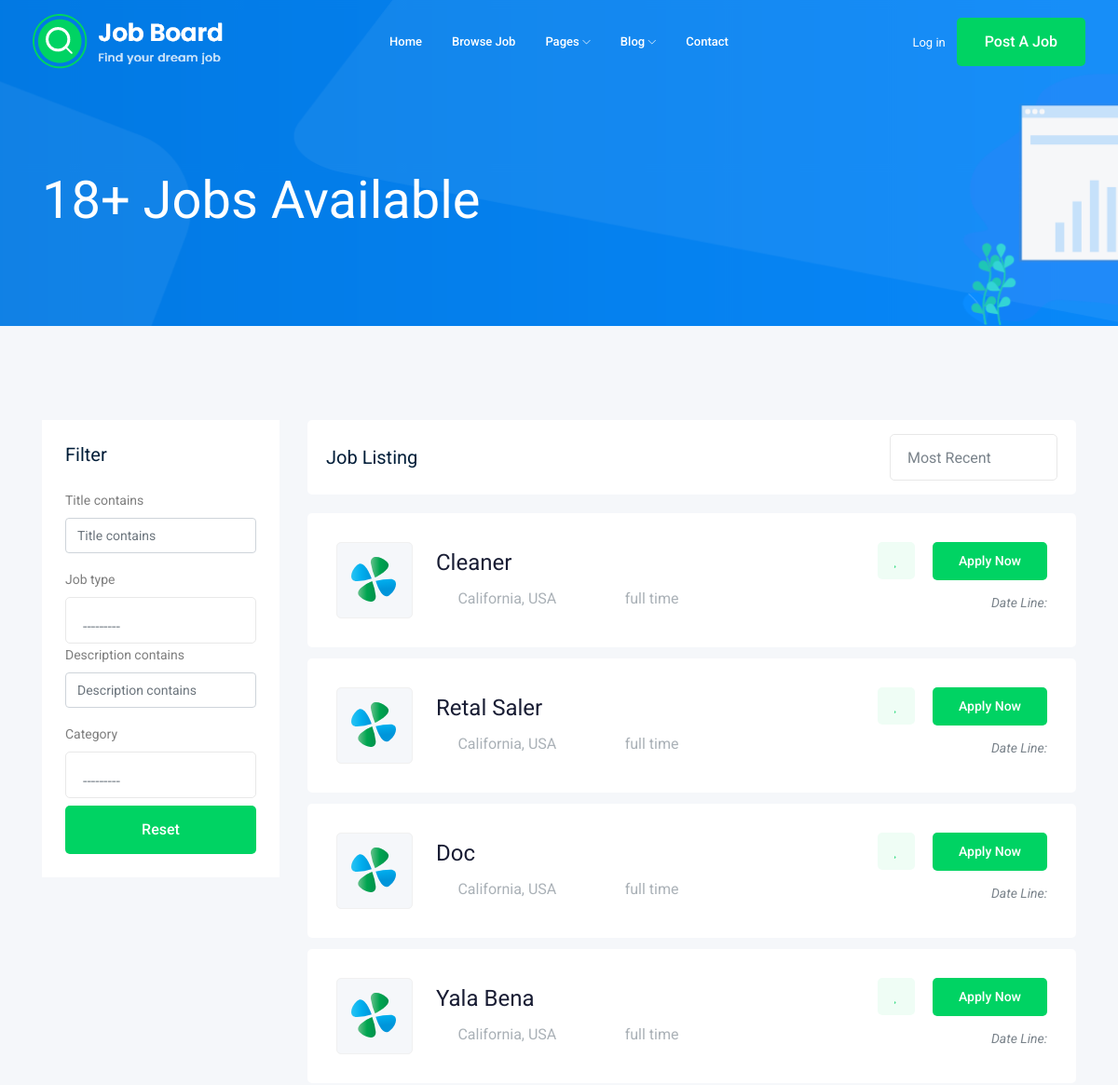
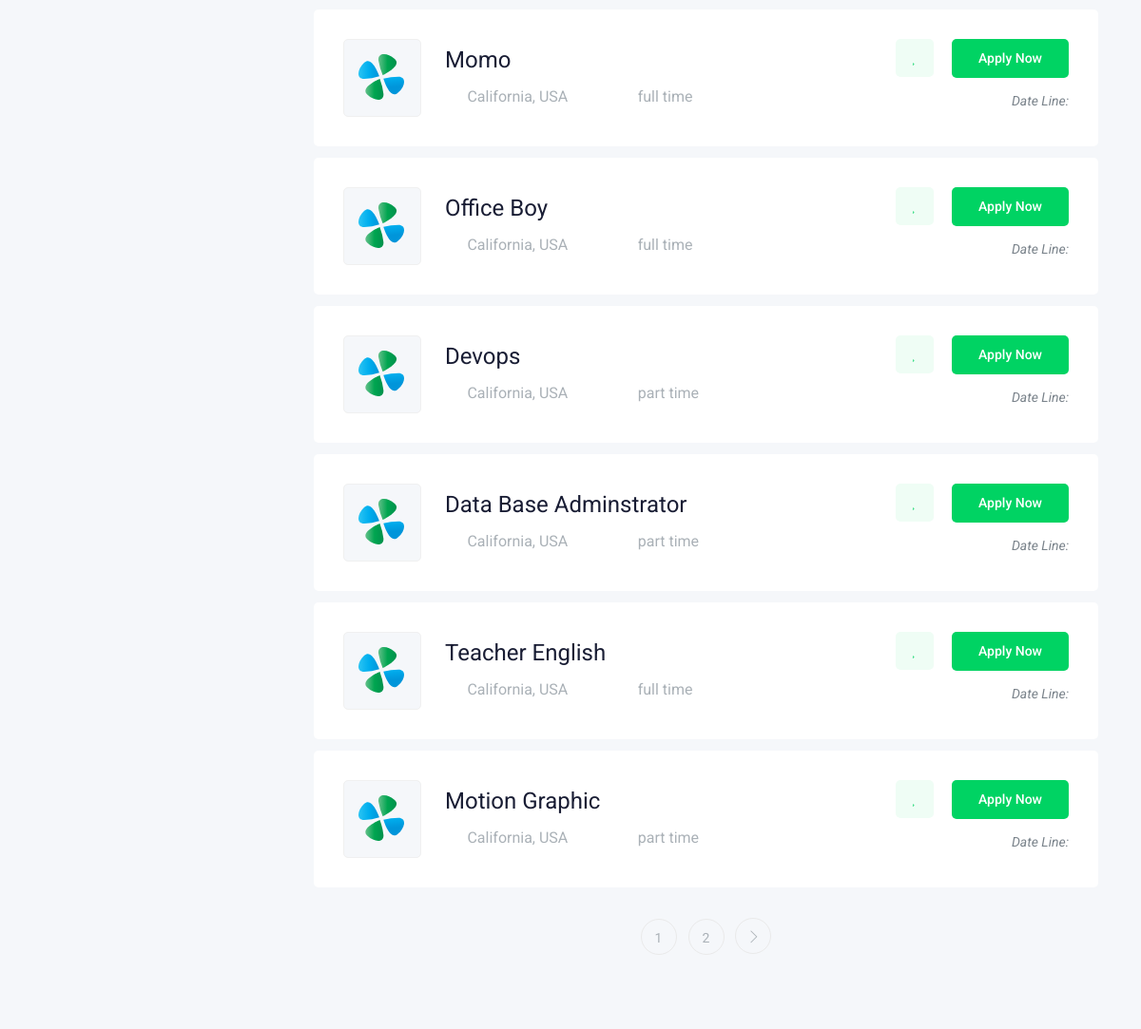
The app's page /jobs/ (upper part), older data (2 pictures, top to bottom).
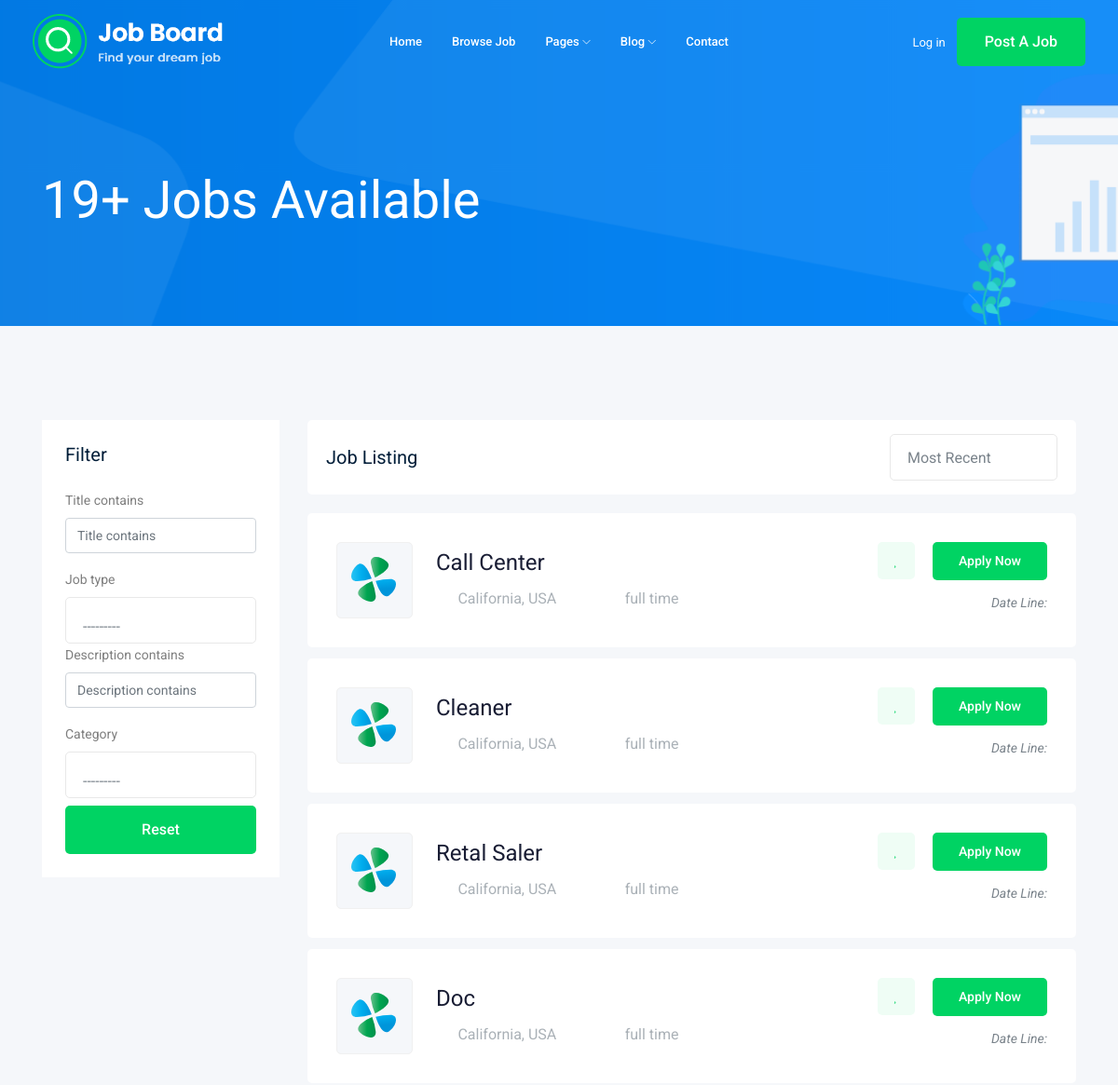
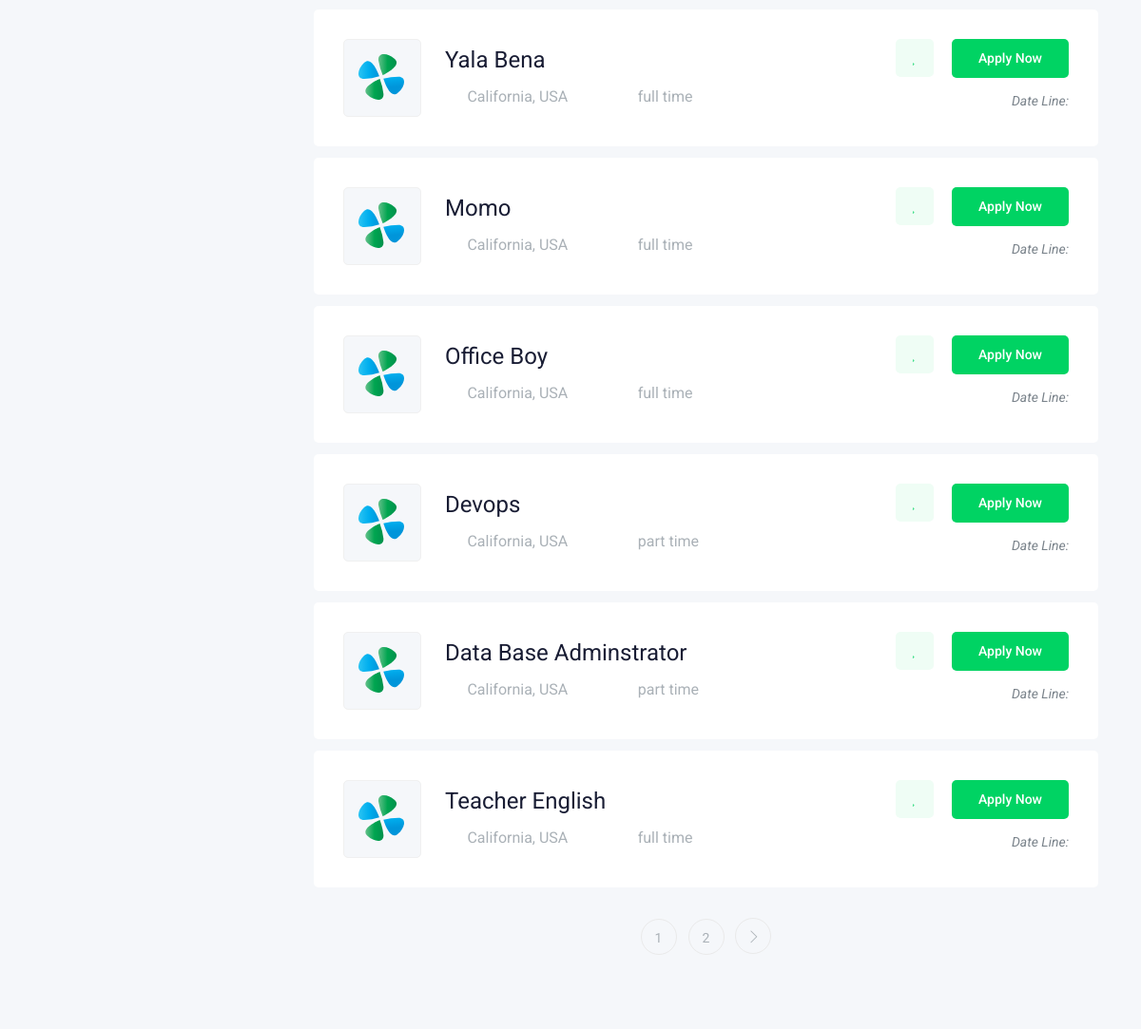
The same page, newer data (2 pictures, top to bottom).
### job/models.py (models this page shows, shortened)
class Category(models.Model):
    title = models.CharField(max_length= 50)
    def __str__(self):
        return self.title

class Job(models.Model):
    title = models.CharField(max_length = 50)
    job_type = models.CharField(max_length= 15 , choices= JOB_TYPE , default= "full time")
    description = models.CharField(max_length= 500)
    published_date = models.DateTimeField(auto_now= True)
    Vacancy = models.IntegerField(default= 1)
    salary = models.FloatField(default= 0)
    category = models.ForeignKey('Category' , on_delete= models.CASCADE )
    experience_years = models.IntegerField(default= 1)
    image = models.ImageField(upload_to= upload_img)
    slug = models.SlugField(null= True, blank= True)
    def __str__(self):
        return self.title

### job/views.py (the view)
def job_list(request):
    all_jobs = Job.objects.all().order_by('-published_date')
    count = all_jobs.count()
    myfilter = JobFilter(request.GET,queryset= all_jobs )
    all_jobs = myfilter.qs
    paginator = Paginator(all_jobs, 10)
    page_numnber = request.GET.get('page')
    jobs_of_page = paginator.get_page(page_numnber)
    contant = {"jobs":jobs_of_page,"all_jobs":all_jobs ,'filter':myfilter , 'count':count}
    return render(request,'job/job_list.html',contant)

### job/templates/job/job_list.html (shortened to what this page needs)
{% extends 'base.html' %}
{% load bootstrap4 %}
{% block content %}
    <div class="bradcam_area bradcam_bg_1">
        <div class="container">
            <div class="row">
                <div class="col-xl-12">
                    <div class="bradcam_text">
                        <h3>{{count}}+ Jobs Available</h3>
                    </div>
                </div>
            </div>
        </div>
    </div>
    <div class="job_listing_area plus_padding">
        <div class="container">
            <div class="row">
                <div class="col-lg-3">
                    <div class="job_filter white-bg">
                        <div class="form_inner white-bg">
                            <h3>Filter</h3>
                            <form method="get">
                                {% bootstrap_form filter.form %}
                                <button  class="boxed-btn3 w-100 mt-2" type="submit" >Reset</button>
                            </form>
                        </div>
                    </div>
                </div>
                <div class="col-lg-9">
                    <div class="recent_joblist_wrap">
                        <div class="recent_joblist white-bg ">
                            <div class="row align-items-center">
                                <div class="col-md-6">
                                    <h4>Job Listing</h4>
                                </div>
                                <div class="col-md-6">
                                    <div class="serch_cat d-flex justify-content-end">
                                    </div>
                                </div>
                            </div>
                        </div>
                    </div>
                    <div class="job_lists m-0">
                        <div class="row">
                            {% for job in jobs %}
                            <div class="col-lg-12 col-md-12">
                                <div class="single_jobs white-bg d-flex justify-content-between">
                                    <div class="jobs_left d-flex align-items-center">
                                        <div class="thumb">
                                            <img src="img/svg_icon/1.svg" alt="">
                                        </div>
                                        <div class="jobs_conetent">
                                            <a href="{% url 'job_details' job.slug %}" target="_blank" style="text-transform: capitalize;"><h4>{{ job }}</h4></a>
                                            <div class="links_locat d-flex align-items-center">
                                                <div class="location">
                                                    <p> <i class="fa fa-map-marker"></i> California, USA</p>
                                                </div>
                                                <div class="location">
                                                    <p> <i class="fa fa-clock-o"></i> {{ job.job_type }}</p>
                                                </div>
                                            </div>
                                        </div>
                                    </div>
                                    <div class="jobs_right">
                                        <div class="apply_now">
                                            <a class="heart_mark" href="#"> <i class="fa fa-heart"></i> </a>
                                            <a href="{% url 'job_details' job.slug %}" target="_blank" class="boxed-btn3">Apply Now</a>
                                        </div>
                                        <div class="date">
                                            <p>Date Line: {{job.puplished_at|date:'j M o'}}</p>
                                        </div>
                                    </div>
                                </div>
                            </div>
                            {% endfor %}
                        </div>
                        <div class="row">
                            <div class="col-lg-12">
                                {% if jobs.has_other_pages %}
                                    <div class="pagination_wrap">
                                        <ul>
                                            {% for i in jobs.paginator.page_range %}
                                                <li><a href="?page={{ i }}"><span>{{i}}</span></a></li>
                                            {% endfor %}
                                            {% if jobs.has_next %}
                                                <li><a href="?page={{ jobs.next_page_number }}"> <i class="ti-angle-right"></i> </a></li>
                                            {% endif %}
                                        </ul>
                                    </div>
                                {% endif %}
                            </div>
                        </div>
                    </div>
                </div>
            </div>
        </div>
    </div>
{% endblock %}

### templates/base.html (shortened to what this page needs)
{% load static %}
<!doctype html>
<html class="no-js" lang="zxx">
<head>
    <link rel="stylesheet" href="{% static 'css/bootstrap.min.css' %}">
    <link rel="stylesheet" href="{% static 'css/owl.carousel.min.css' %}">
    <link rel="stylesheet" href="{% static 'css/magnific-popup.css' %}">
    <link rel="stylesheet" href="{% static 'css/font-awesome.min.css' %}">
    <link rel="stylesheet" href="{% static 'css/themify-icons.css' %}">
    <link rel="stylesheet" href="{% static 'css/nice-select.css' %}">
    <link rel="stylesheet" href="{% static 'css/flaticon.css' %}">
    <link rel="stylesheet" href="{% static 'css/jquery-ui.css' %}">
    <link rel="stylesheet" href="{% static 'css/gijgo.css' %}">
    <link rel="stylesheet" href="{% static 'css/animate.min.css' %}">
    <link rel="stylesheet" href="{% static 'css/slicknav.css' %}">
    <link rel="stylesheet" href="{% static 'css/style.css' %}">
</head>
<body>
    <header>
        <div class="header-area ">
            <div id="sticky-header" class="main-header-area">
                <div class="container-fluid ">
                    <div class="header_bottom_border">
                        <div class="row align-items-center">
                            <div class="col-xl-3 col-lg-2">
                                <div class="logo">
                                    <a href="{% url 'home' %}">
                                        <img src="{% static 'img/logo.png' %}" alt="">
                                    </a>
                                </div>
                            </div>
                            <div class="col-xl-6 col-lg-7">
                                <div class="main-menu  d-none d-lg-block">
                                    <nav>
                                        <ul id="navigation">
                                            <li><a href="{% url 'home' %}">home</a></li>
                                            <li><a href="{% url 'job_list' %}">Browse Job</a></li>
                                            <li><a href="#">pages <i class="ti-angle-down"></i></a>
                                            </li>
                                            <li><a href="#">blog <i class="ti-angle-down"></i></a>
                                            </li>
                                            <li><a href="{% url 'contact_us' %}">Contact</a></li>
                                        </ul>
                                    </nav>
                                </div>
                            </div>
                            <div class="col-xl-3 col-lg-3 d-none d-lg-block">
                                <div class="Appointment">
                                    {% if request.user.is_authenticated %}
                                        {% if request.user.first_name %}
                                            <div class="phone_num d-none d-xl-block">
                                                <a href="{% url 'profile' %}">  {{ request.user.first_name }}  </a>
                                            </div>
                                        {% else %}
                                            <div class="phone_num d-none d-xl-block">
                                                <a href="{% url 'profile' %}">  Profile </a>
                                            </div>
                                        {% endif %}
                                    {% else %}
                                    <div class="phone_num d-none d-xl-block">
                                        <a href="{% url 'login' %}">Log in</a>
                                    </div>
                                    {% endif %}
                                    <div class="d-none d-lg-block">
                                        <a class="boxed-btn3" href="{% url 'post_job' %}">Post a Job</a>
                                    </div>
                                </div>
                            </div>
                            <div class="col-12">
                            </div>
                        </div>
                    </div>
                </div>
            </div>
        </div>
    </header>
    {% block content %}
    {% endblock %}
</body>
</html>

Row changes from the older to the newer data that the page shows:
no longer on this page (row unchanged): Job: title "Motion Graphic", job_type "part time"
added Job: title "Call Center", job_type "full time"
Text that changed along with them:
{{ count }}: "18" → "19"
